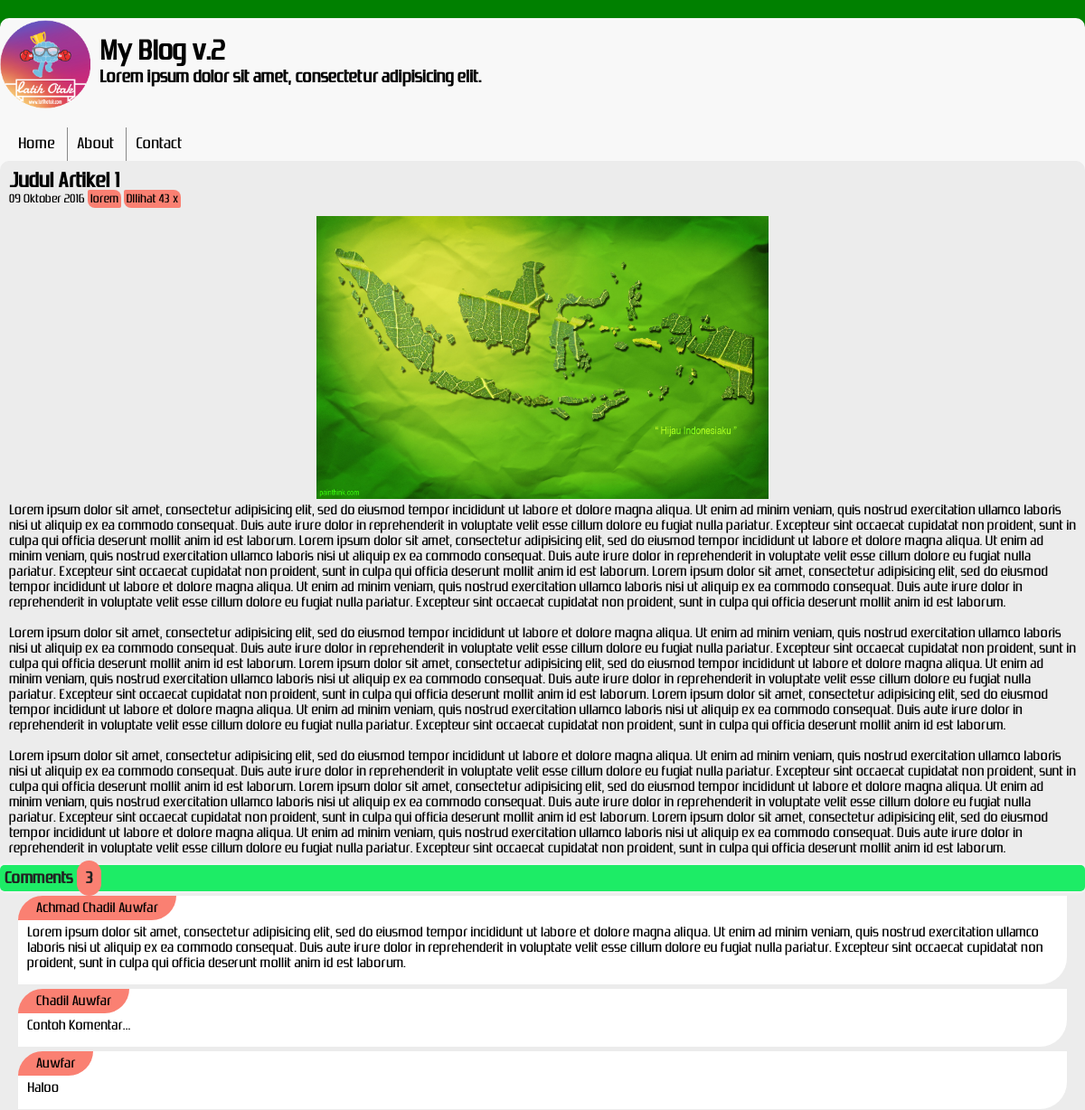
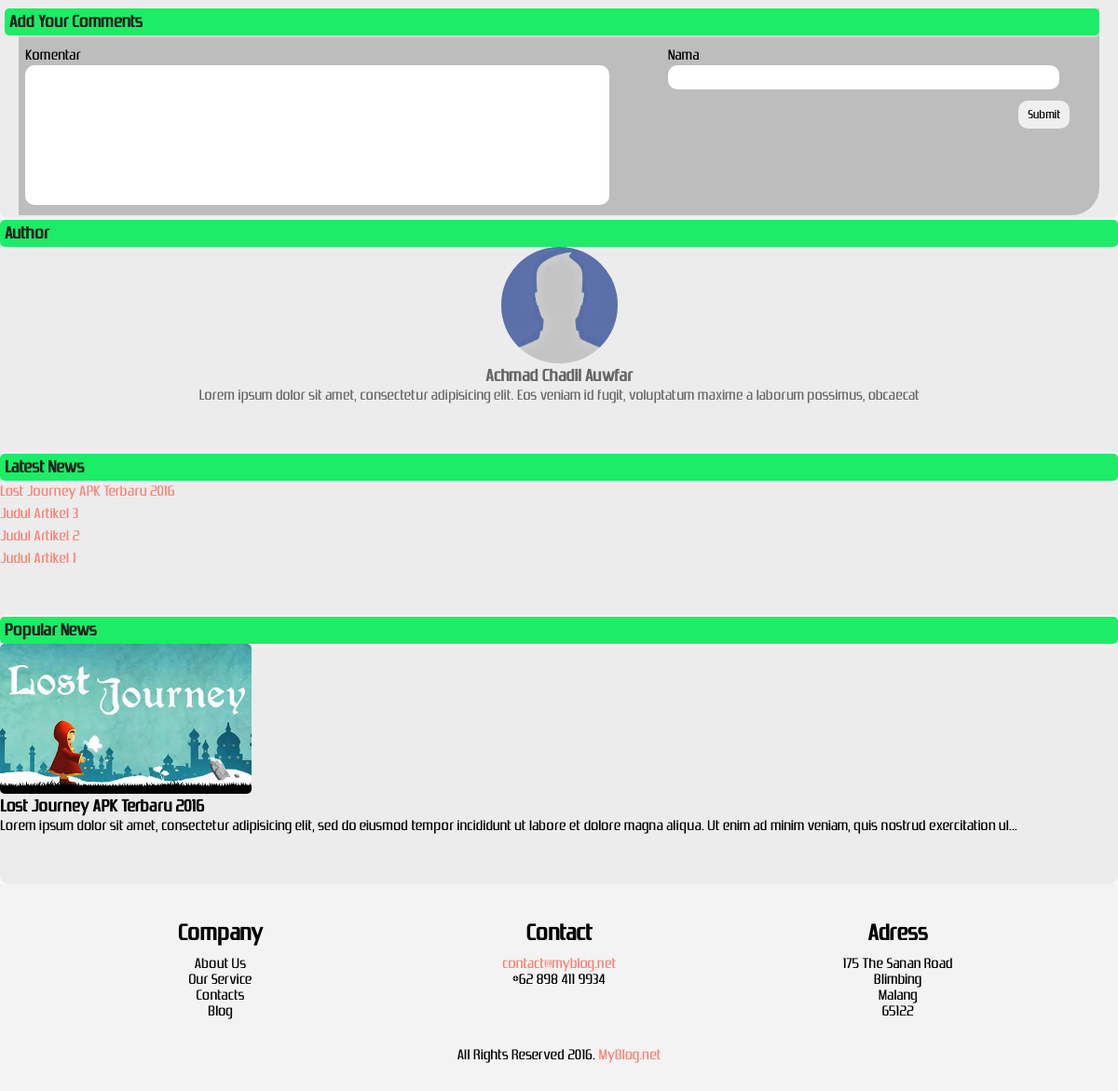
Page /MyBlog/content.php?id=1 on the committed database (2 pictures, top to bottom).
### tables this page shows
CREATE TABLE IF NOT EXISTS `tb_artikel` (
  `id_artikel` int(11) NOT NULL AUTO_INCREMENT,
  `tgl_upload` date NOT NULL,
  `judul_artikel` varchar(225) NOT NULL,
  `gambar_artikel` varchar(225) NOT NULL,
  `isi_artikel` text NOT NULL,
  `jumlah_view` int(11) NOT NULL,
  `id_kategori` int(11) NOT NULL,
  `id_author` int(11) NOT NULL,
  `keyword` varchar(200) NOT NULL,
  PRIMARY KEY (`id_artikel`)
);

CREATE TABLE IF NOT EXISTS `tb_kategori` (
  `id_kategori` int(11) NOT NULL AUTO_INCREMENT,
  `nama_kategori` varchar(50) NOT NULL,
  PRIMARY KEY (`id_kategori`)
);

CREATE TABLE IF NOT EXISTS `tb_komentar` (
  `id_komentar` int(11) NOT NULL AUTO_INCREMENT,
  `id_artikel` int(11) NOT NULL,
  `isi_komentar` text NOT NULL,
  `nama` varchar(50) NOT NULL,
  PRIMARY KEY (`id_komentar`)
);

CREATE TABLE IF NOT EXISTS `tb_author` (
  `id_author` int(11) NOT NULL AUTO_INCREMENT,
  `nama` varchar(50) NOT NULL,
  `deskripsi` varchar(125) NOT NULL,
  `foto` varchar(225) NOT NULL,
  `username` varchar(15) DEFAULT NULL,
  `password` varchar(32) DEFAULT NULL,
  PRIMARY KEY (`id_author`)
);

### MyBlog/content.php (the view, shortened to what this page needs)
<?php include '_layout/header.php'; ?>
		<section id="content">
			<div class="container">
				<section id="mainbar">
					<?php
						$SQL = 'SELECT
									tb_artikel.*, tb_kategori.nama_kategori
								FROM
									tb_artikel, tb_kategori
								WHERE
									tb_artikel.id_kategori = tb_kategori.id_kategori AND
									tb_artikel.id_artikel = ' .$_GET['id'];
						$result = mysql_query($SQL);
						$data = mysql_fetch_array($result);
						$tanggal = explode('-', $data['tgl_upload']);
						if ($tanggal[1] == 1) {
							$bulan = 'Januari';
						} elseif ($tanggal[1] == 2) {
							$bulan = 'Februari';
						} elseif ($tanggal[1] == 3) {
							$bulan = 'Maret';
						} elseif ($tanggal[1] == 4) {
							$bulan = 'April';
						} elseif ($tanggal[1] == 5) {
							$bulan = 'Mei';
						} elseif ($tanggal[1] == 6) {
							$bulan = 'Juni';
						} elseif ($tanggal[1] == 7) {
							$bulan = 'Juli';
						} elseif ($tanggal[1] == 8) {
							$bulan = 'Agustus';
						} elseif ($tanggal[1] == 9) {
							$bulan = 'September';
						} elseif ($tanggal[1] == 10) {
							$bulan = 'Oktober';
						} elseif ($tanggal[1] == 11) {
							$bulan = 'November';
						} elseif ($tanggal[1] == 12) {
							$bulan = 'Desember';
						}
						$tanggal_lengkap = $tanggal[2] .' ' .$bulan .' ' .$tanggal[0];
						$jumlah_view = $data['jumlah_view'] + 1;
					?>
					<div class="article-wrapper">
						<div class="article-title">
							<h2><?php echo $data['judul_artikel']; ?></h2>
						</div>
						<div class="article-meta">
							<?php echo $tanggal_lengkap; ?> <span><?php echo $data['nama_kategori']; ?></span><span>DIlihat <?php echo $jumlah_view; ?> x</span>
						</div>
						<div class="article-content">
							<img <?php echo 'src="assets/img/' .$data['gambar_artikel'] .'"'; ?>>
							<p>
								<?php echo $data['isi_artikel']; ?>
							</p>
						</div>
					</div>
					<div class="comments-wrapper">
						<?php
							$SQL_comments = 'SELECT * FROM tb_komentar WHERE id_artikel = ' .$_GET['id'];
							$result_comments = mysql_query($SQL_comments);
							$jumlah_comments = mysql_num_rows($result_comments);
						?>
						<h3 class="comments-title">
							Comments <span><?php echo $jumlah_comments; ?></span>
						</h3>
						<div class="comments-contents">
							<?php
								if ($jumlah_comments != 0) {
									while ($data_comments = mysql_fetch_array($result_comments)) {
									?>
									<div class="comments-views">
										<div class="comments-name">
											<span><?php echo $data_comments['nama']; ?></span>
										</div>
										<div class="comments-contents-user">
											<?php echo $data_comments['isi_komentar']; ?>
										</div>
									</div>
									<?php
									}
								}
							?>
							<div class="comments-form">
								<h3 class="comments-form-title">
									Add Your Comments
								</h3>
								<div class="comments-form-contents">
									<form action="process/add_comment.php" method="POST">
										<div class="comments-form-left">
											<table>
												<tr>
													<td>Komentar</td>
												</tr>
												<tr>
													<td>
														<textarea name="komentar" rows="10" required="required"></textarea>
													</td>
												</tr>
											</table>
										</div>
										<div class="comments-form-right">
											<table>
												<tr>
													<td>Nama</td>
												</tr>
												<tr>
													<td style="vertical-align: top;">
														<input type="text" name="nama" required="required">
													</td>
												</tr>
												<tr>
													<td>
														<input type="submit" name="submit" value="Submit">
													</td>
												</tr>
											</table>
										</div>
									</form>
								</div>
							</div>
						</div>
					</div>
				</section>
				<?php include '_layout/sidebar.php'; ?>
			</div>
		</section>
<?php include '_layout/footer.php'; ?>

### MyBlog/_layout/header.php (shortened to what this page needs)
<!DOCTYPE html>
<html>
	<head>
		<link rel="stylesheet" type="text/css" href="assets/css/style.css">
	</head>
	<body>
		<header>
			<div class="container">
				<div id="logo">
					<img src="assets/img/favicon.png" id="img-logo">
					<h1 id="title-logo">
						My Blog v.2
						<span id="desc-logo">
						Lorem ipsum dolor sit amet, consectetur adipisicing elit.
						</span>
					</h1>
				</div>
				<nav>
					<ul>
						<li>
							<a href="index.php">Home</a>
						</li>
						<li>
							<a href="about.php">About</a>
						</li>
						<li>
							<a href="contact.php">Contact</a>
						</li>
					</ul>
				</nav>
			</div>
		</header>

### MyBlog/_layout/sidebar.php (shortened to what this page needs)
<section id="sidebar">
	<?php
		if (isset($data['id_author'])) {
			?>
			<div class="module">
		        <h3 class="module-title">
		            Author
		        </h3>
		        <div class="module-content">
		        	<?php
		        		$SQL_author = "SELECT
		        							*
		        						FROM
		        							tb_author
		        						WHERE
		        							id_author = " .$data['id_author'];
		        		$result_author = mysql_query($SQL_author);
		        		$data_author = mysql_fetch_array($result_author);
		        	?>
		        	<div class="module-profile">
			        	<img src="assets/img/<?php echo $data_author['foto']; ?>" alt="">
			        	<div class="module-profile-content">
				            <h3><?php echo $data_author['nama']; ?></h3>
				            <p>
				                <?php echo $data_author['deskripsi']; ?>
				            </p>
			        	</div>
		        	</div>
		        </div>
		    </div>
			<?php
		}
	?>
    <div class="module">
        <h3 class="module-title">
            Latest News
        </h3>
        <div class="module-content">
        	<?php
        		$SQL_news = "SELECT * FROM tb_artikel ORDER BY tgl_upload DESC, id_artikel DESC";
        		$result_news = mysql_query($SQL_news);
        	?>
            <ul>
            	<?php
            	while ($data_news = mysql_fetch_array($result_news)) {
            		?>
		                <li><a href="content.php?id=<?php echo $data_news['id_artikel']; ?>"><?php echo $data_news['judul_artikel']; ?></a></li>
            		<?php
            	}
            	?>
            </ul>
        </div>
    </div>
    <div class="module">
    	<?php
    		$SQL_popular = "SELECT * FROM tb_artikel ORDER BY jumlah_view DESC";
    		$result_popular = mysql_query($SQL_popular);
    		$data_popular = mysql_fetch_array($result_popular);
    	?>
        <h3 class="module-title">
            Popular News
        </h3>
        <div class="module-content">
        	<a href="content.php?id=<?php echo $data_popular['id_artikel']; ?>">
	        	<div class="module-popular">
		        	<img src="assets/img/<?php echo $data_popular['gambar_artikel']; ?>" alt="">
		        	<div class="module-popular-content">
			            <h3><?php echo $data_popular['judul_artikel']; ?></h3>
			            <p>
			                <?php echo substr($data_popular['isi_artikel'], 0, 180) .'...'; ?>
			            </p>
		        	</div>
	        	</div>
        	</a>
        </div>
    </div>
</section>

### MyBlog/_layout/footer.php (shortened to what this page needs)
<footer>
		    <div class="container">
		        <div id="footer-wrapper">
				    <div id="footer-company">
				    	<div class="footer-title">Company</div>
				    	<div class="footer-content">
				    		<ul>
				    			<li>
				    				<a href="">About Us</a>
				    			</li>
				    			<li>
				    				<a href="">Our Service</a>
				    			</li>
				    			<li>
				    				<a href="">Contacts</a>
				    			</li>
				    			<li>
				    				<a href="">Blog</a>
				    			</li>
				    		</ul>
				    	</div>
				    </div>
				    <div id="footer-contact">
				    	<div class="footer-title">Contact</div>
				    	<div class="footer-content">
				    		<ul>
				    			<li>
				    				<a href="" style="color:salmon;">contact@myblog.net</a>
				    			</li>
				    			<li>
				    				+62 898 411 9934
				    			</li>
				    		</ul>
				    	</div>
				    </div>
				    <div id="footer-address">
				    	<div class="footer-title">Adress</div>
				    	<div class="footer-content">
				    		<ul>
				    			<li>
				    				175 The Sanan Road
				    			</li>
				    			<li>
				    				Blimbing
				    			</li>
				    			<li>
				    				Malang
				    			</li>
				    			<li>
				    				65122
				    			</li>
				    		</ul>
				    	</div>
				    </div>
		        </div>
		        <span class="copyright">
		            All Rights Reserved 2016.
		            <a href="">MyBlog.net</a>
		        </span>
		    </div>
		</footer>
	</body>
</html>

### rows in the picture
tb_artikel: judul_artikel "Judul Artikel 1", tgl_upload "09 Oktober 2016", id_kategori.nama_kategori "lorem", jumlah_view "43", gambar_artikel (picture), isi_artikel "Lorem ipsum dolor sit amet, consectetur adipisicing elit, sed do eiusmod tempor incididunt ut labore et dolore magna aliqua. Ut enim ad minim veniam, quis nostrud exercitation ullamco laboris nisi ut aliquip ex ea commodo consequat. Duis aute irure dolor in reprehenderit in voluptate velit esse cillum dolore eu fugiat nulla pariatur. Excepteur sint occaecat cupidatat non proident, sunt in culpa qui officia deserunt mollit anim id est laborum. Lorem ipsum dolor sit amet, consectetur adipisicing elit, sed do eiusmod tempor incididunt ut labore et dolore magna aliqua. Ut enim ad minim veniam, quis nostrud exercitation ullamco laboris nisi ut aliquip ex ea commodo consequat. Duis aute irure…"
tb_komentar: nama "Achmad Chadil Auwfar", isi_komentar "Lorem ipsum dolor sit amet, consectetur adipisicing elit, sed do eiusmod tempor incididunt ut labore et dolore magna aliqua. Ut enim ad minim veniam, quis nostrud exercitation ullamco laboris nisi ut aliquip ex ea commodo consequat. Duis aute irure dolor in reprehenderit in voluptate velit esse cillum dolore eu fugiat nulla pariatur. Excepteur sint occaecat cupidatat non proident, sunt in culpa qui officia deserunt mollit anim id est laborum."
tb_komentar: nama "Chadil Auwfar", isi_komentar "Contoh Komentar..."
tb_komentar: nama "Auwfar", isi_komentar "Haloo"
tb_author: foto (picture), nama "Achmad Chadil Auwfar", deskripsi "Lorem ipsum dolor sit amet, consectetur adipisicing elit. Eos veniam id fugit, voluptatum maxime a laborum possimus, obcaecat"
tb_artikel: judul_artikel "Lost Journey APK Terbaru 2016", gambar_artikel (picture), isi_artikel "Lorem ipsum dolor sit amet, consectetur adipisicing elit, sed do eiusmod tempor incididunt ut labore et dolore magna aliqua. Ut enim ad minim veniam, quis nostrud exercitation ul"
tb_artikel: judul_artikel "Judul Artikel 3"
tb_artikel: judul_artikel "Judul Artikel 2"

### other values in the picture
$jumlah_comments "3"
